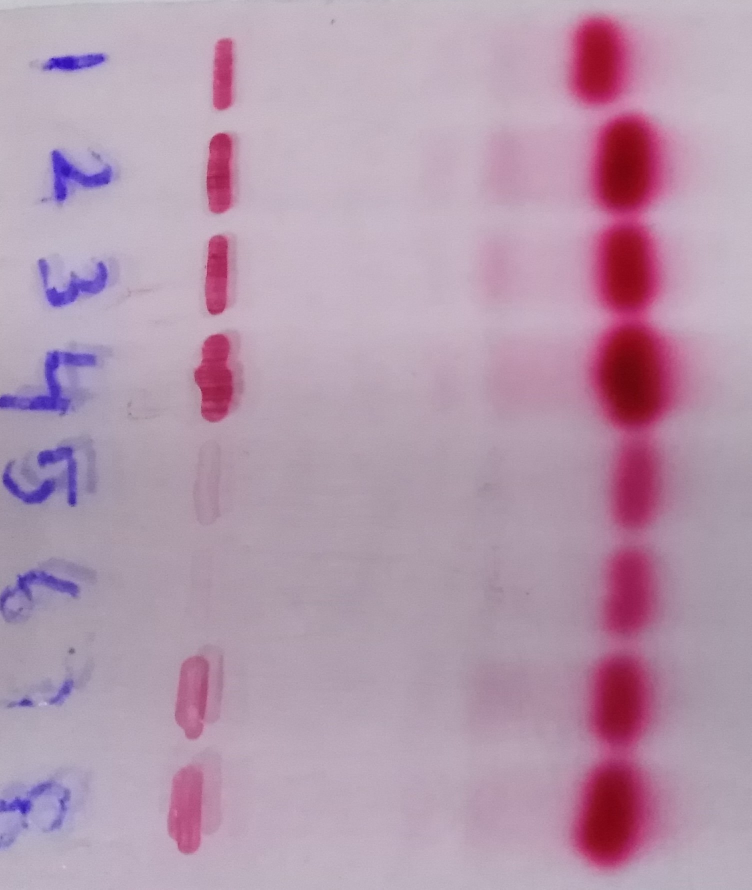
#> input picture thalasemia/Raw Data/4.jpg, 1503 x 1779 px, found by its file name (shown at 1/2 size)
$ python test.py
#> lines starting #> are read from the running program, lines starting #| are printed output that depends on the picture; after the words box and inside, x2 and y2 are one past the last pixel; in counts of white or black regions, pixels touching at a corner belong together
import cv2
import numpy as np

def process_and_display_image(input_image_path):
    # Read the image
    img = cv2.imread(input_image_path)
#> img is the input picture: shape (1779, 1503, 3); mean B, G, R 173.2, 152.1, 180.4

    # Convert BGR to RGB
    img_rgb = cv2.cvtColor(img, cv2.COLOR_BGR2RGB)
    img_rgb = cv2.resize(img_rgb, (301,359))
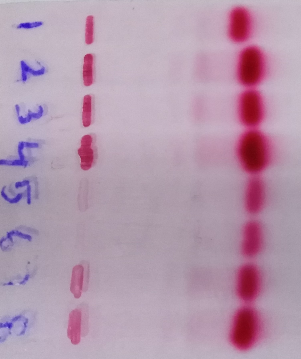
#> img_rgb: shape (359, 301, 3); mean R, G, B 180.3, 152, 173.1

    # Display the original image


    # Define the range of red color in RGB
    lower_red = np.array([0, 0, 150])
    upper_red = np.array([255, 255, 255])
    # Create a binary mask identifying red pixels
    red_mask = cv2.inRange(img_rgb, lower_red, upper_red)
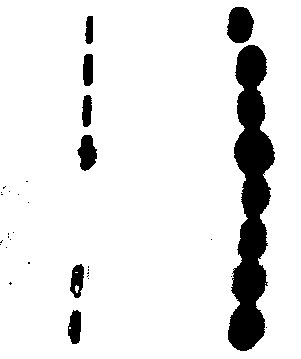
#> red_mask: shape (359, 301); 90% white; 32 black regions (24 under 20 px), largest, box (x1, y1, x2, y2) and area: (228, 45, 275, 351) 8143, (227, 7, 254, 43) 769, (77, 135, 97, 171) 486

    # Create a black image with the same dimensions as the original image
    black_image = np.zeros_like(img_rgb)

    # Set red pixels to white in the black image
    black_image[red_mask != 0] = [255, 255, 255]

    # Display the processed image
    cv2.imshow('Original Image', cv2.cvtColor(img_rgb, cv2.COLOR_RGB2BGR))
    cv2.imshow('Processed Image', cv2.cvtColor(black_image, cv2.COLOR_RGB2BGR))
    cv2.waitKey(0)
    cv2.destroyAllWindows()

# Example usage
input_path = 'D:\\Mohaz\\Projects\\Machine_learning with python\Machine-Learning\\thalasemia\\Raw Data\\4.jpg'
process_and_display_image(input_path)

$ run again, with thalasemia/Raw Data/1.jpg copied over thalasemia/Raw Data/4.jpg
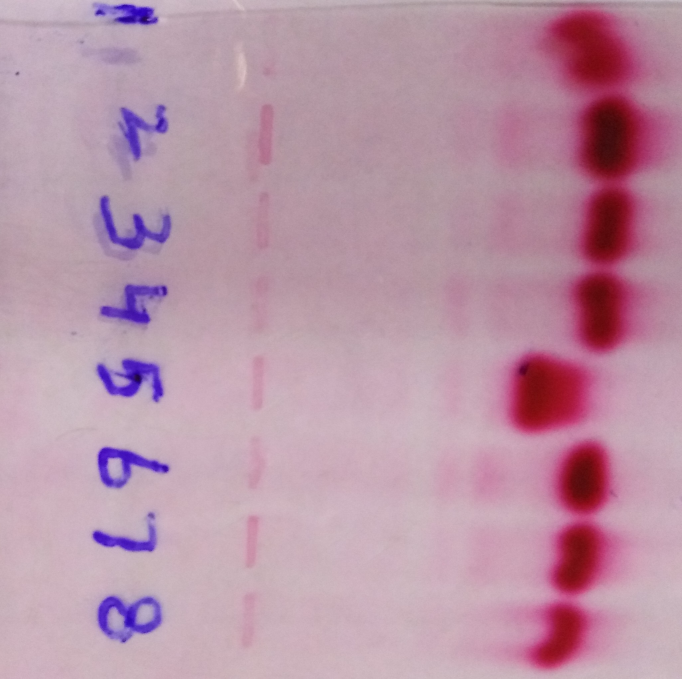
#> input picture thalasemia/Raw Data/1.jpg, 2046 x 2036 px, found by its file name (shown at 1/3 size)
#> in process_and_display_image, img is the input picture: shape (2036, 2046, 3); mean B, G, R 166.5, 147.6, 186.1
#> in process_and_display_image, `img_rgb = cv2.resize(img_rgb, (301,359))`:
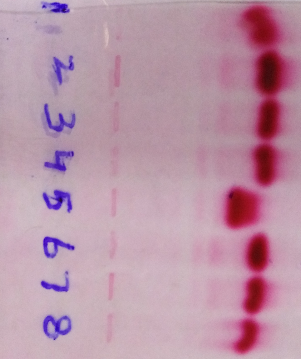
#> img_rgb: shape (359, 301, 3); mean R, G, B 186, 147.5, 166.4
#> in process_and_display_image, `red_mask = cv2.inRange(img_rgb, lower_red, upper_red)`:
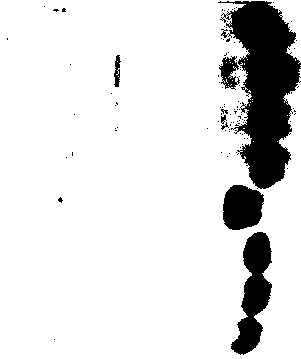
#> red_mask: shape (359, 301); 87.6% white; 103 black regions (95 under 20 px), largest, box (x1, y1, x2, y2) and area: (218, 1, 301, 189) 8508, (231, 232, 272, 355) 2668, (223, 185, 264, 230) 1487

$ run again, with thalasemia/Raw Data/10.jpg copied over thalasemia/Raw Data/4.jpg
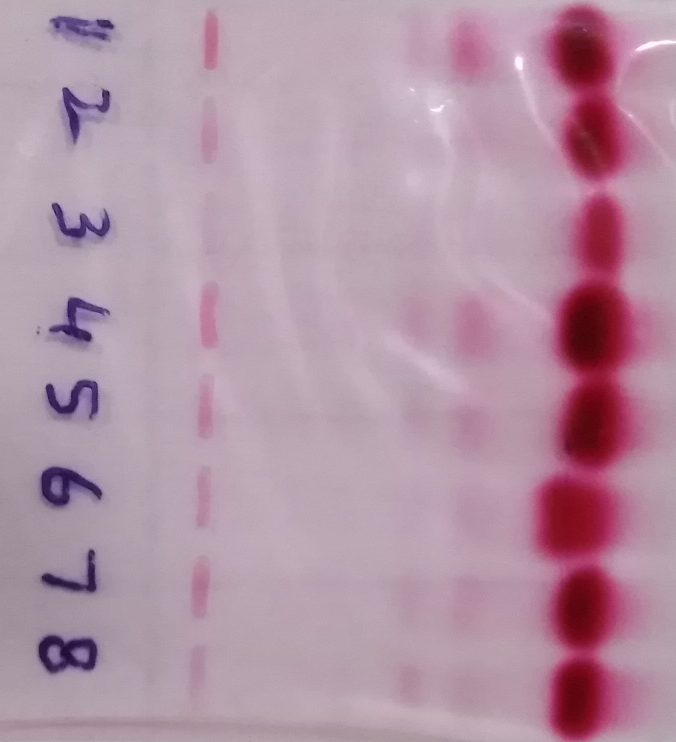
#> input picture thalasemia/Raw Data/10.jpg, 1352 x 1484 px, found by its file name (shown at 1/2 size)
#> in process_and_display_image, img is the input picture: shape (1484, 1352, 3); mean B, G, R 164, 146.9, 178.8
#> in process_and_display_image, `img_rgb = cv2.resize(img_rgb, (301,359))`:
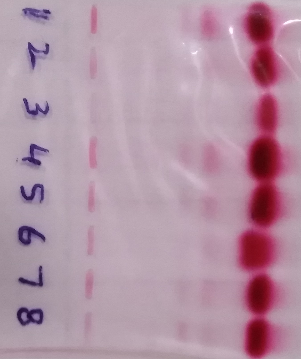
#> img_rgb: shape (359, 301, 3); mean R, G, B 178.7, 146.8, 163.9
#> in process_and_display_image, `red_mask = cv2.inRange(img_rgb, lower_red, upper_red)`:
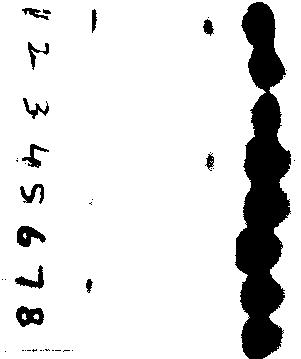
#> red_mask: shape (359, 301); 86.9% white; 40 black regions (26 under 20 px), largest, box (x1, y1, x2, y2) and area: (235, 2, 291, 359) 11779, (16, 306, 44, 327) 383, (17, 226, 46, 247) 362

$ run again, with thalasemia/Raw Data/11.jpg copied over thalasemia/Raw Data/4.jpg
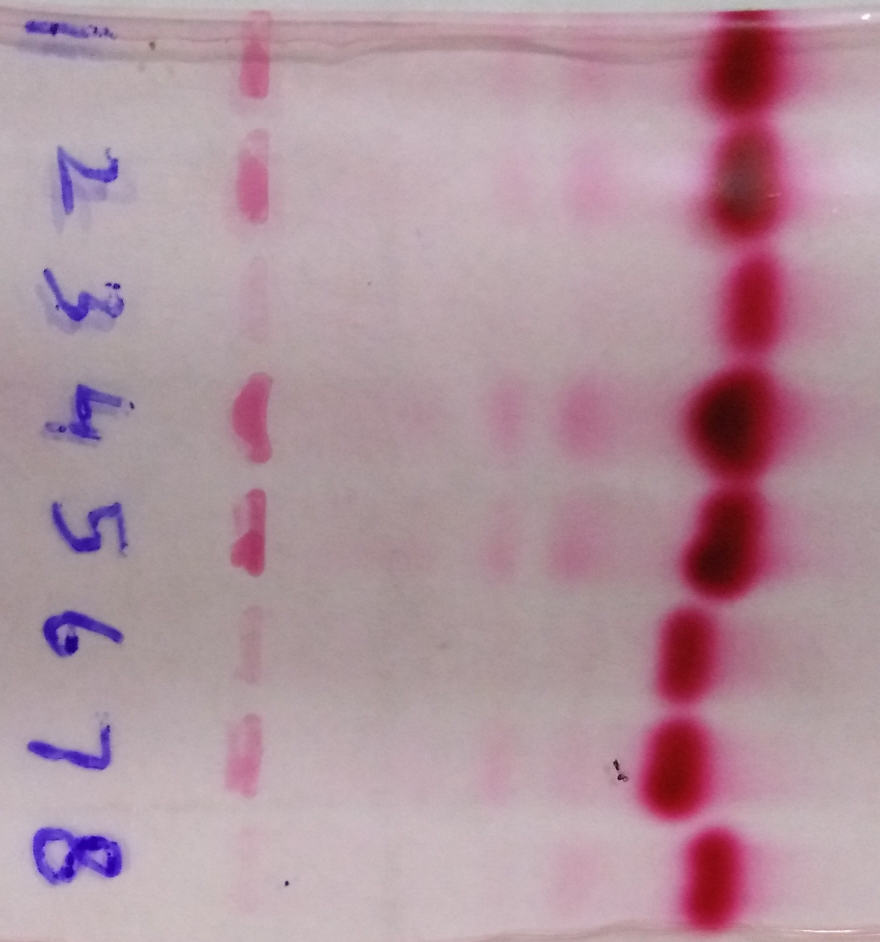
#> input picture thalasemia/Raw Data/11.jpg, 1759 x 1883 px, found by its file name (shown at 1/2 size)
#> in process_and_display_image, img is the input picture: shape (1883, 1759, 3); mean B, G, R 158.5, 147.4, 177.4
#> in process_and_display_image, `img_rgb = cv2.resize(img_rgb, (301,359))`:
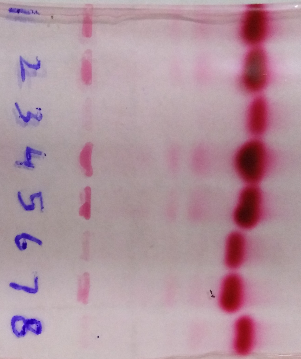
#> img_rgb: shape (359, 301, 3); mean R, G, B 177.2, 147.2, 158.4
#> in process_and_display_image, `red_mask = cv2.inRange(img_rgb, lower_red, upper_red)`:
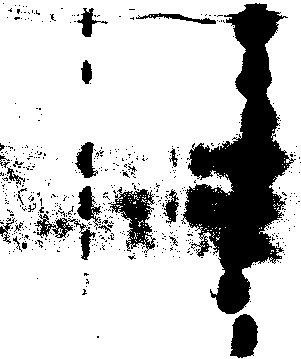
#> red_mask: shape (359, 301); 79.6% white; 539 black regions (514 under 20 px), largest, box (x1, y1, x2, y2) and area: (181, 3, 296, 314) 15203, (108, 187, 156, 253) 1344, (230, 314, 258, 358) 944
